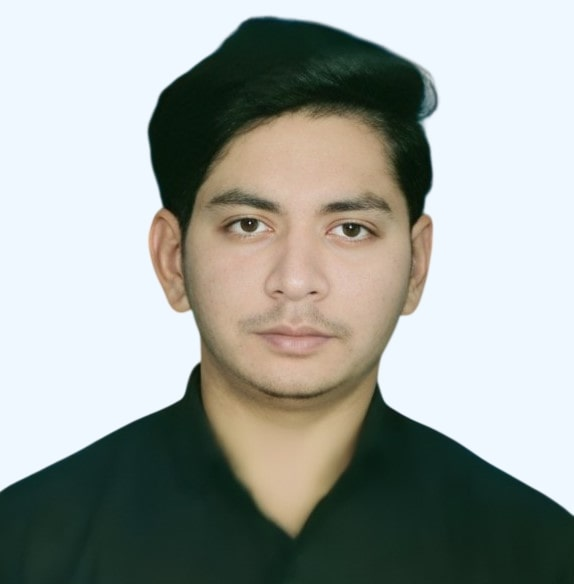
#> input picture input.jpg, 574 x 584 px
$ jupyter execute Assessment.ipynb
#> lines starting #> are read from the running program, lines starting #| are printed output that depends on the picture; after the words box and inside, x2 and y2 are one past the last pixel; in counts of white or black regions, pixels touching at a corner belong together
[cell 1]
import cv2
import numpy as np
import matplotlib.pyplot as plt

[cell 2]
img = cv2.imread("input.jpg")
#> img is the input picture: shape (584, 574, 3); mean B, G, R 157.7, 163.3, 157.9

if img is None:
    raise RuntimeError("input.jpg not found. Please place the image in the same folder.")

img_rgb = cv2.cvtColor(img, cv2.COLOR_BGR2RGB)

[cell 3]
mask = np.zeros(img.shape[:2], np.uint8)

bgdModel = np.zeros((1, 65), np.float64)
fgdModel = np.zeros((1, 65), np.float64)

h, w = img.shape[:2]
#> h = 584; w = 574
rect = (int(w * 0.15), int(h * 0.05), int(w * 0.7), int(h * 0.9))
#> rect = (86, 29, 401, 525)

cv2.grabCut(img, mask, rect, bgdModel, fgdModel, 5, cv2.GC_INIT_WITH_RECT)

seg_mask = np.where((mask == 2) | (mask == 0), 0, 1).astype("uint8")

[cell 4]
hair_region = np.zeros_like(seg_mask)
hair_region[:int(h * 0.45), :] = 1  # top 45%

hair_mask = seg_mask * hair_region

[cell 5]
gray = cv2.cvtColor(img, cv2.COLOR_BGR2GRAY)
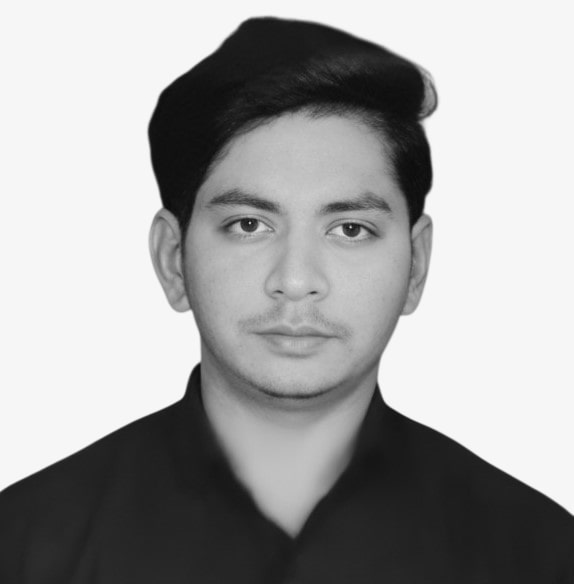
#> gray: shape (584, 574); min 10, max 253, mean 161
_, dark_mask = cv2.threshold(gray, 120, 255, cv2.THRESH_BINARY_INV)
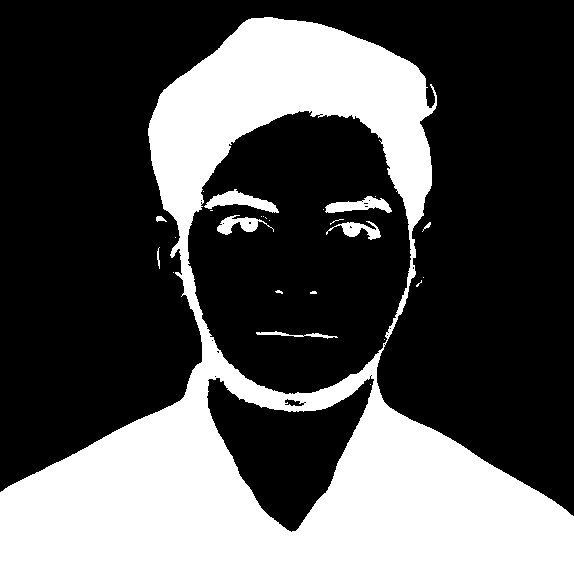
#> dark_mask: shape (584, 574); 34% white; 26 white regions (17 under 20 px), largest, box (x1, y1, x2, y2) and area: (0, 17, 574, 584) 111179, (204, 189, 279, 213) 768, (325, 196, 392, 213) 620
dark_mask = dark_mask // 255

hair_mask_refined = hair_mask * dark_mask
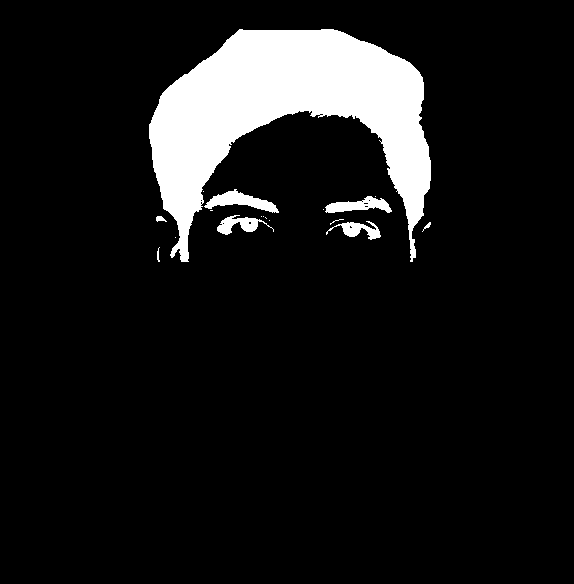
#> hair_mask_refined: shape (584, 574); values 0 (black) and 1 (white), 9.6% white; 18 white regions (10 under 20 px), largest, box (x1, y1, x2, y2) and area: (149, 29, 431, 262) 29896, (204, 189, 279, 213) 768, (325, 196, 392, 213) 620

[cell 6]
output = img.copy()

hair_color = np.zeros_like(img)
hair_color[:] = (60, 40, 20)  # brown tone (BGR)

alpha = 0.6

for c in range(3):
    output[:, :, c] = np.where(
        hair_mask_refined == 1,
        output[:, :, c] * (1 - alpha) + hair_color[:, :, c] * alpha,
        output[:, :, c]
    )
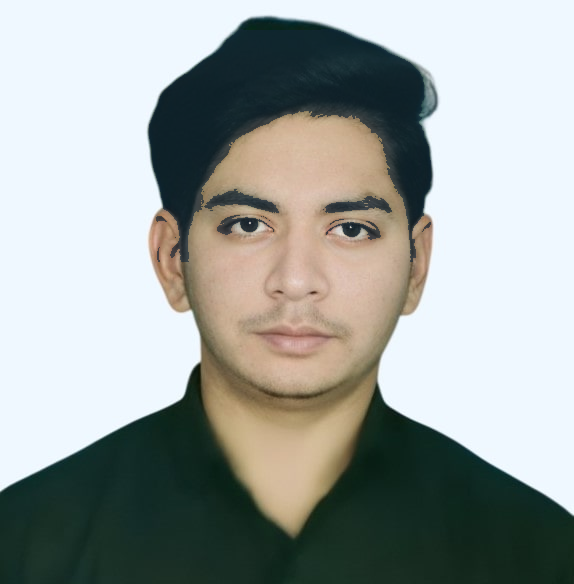
#> output: shape (584, 574, 3); 9.65% of pixels changed, all inside (x1, y1, x2, y2) = (149, 29, 431, 262)

[cell 7]
cv2.imwrite("output.jpg", output)
#> Out = True

[cell 8]
plt.figure(figsize=(10, 5))

plt.subplot(1, 2, 1)
plt.imshow(img_rgb)
plt.title("Input Image")
plt.axis("off")

plt.subplot(1, 2, 2)
plt.imshow(cv2.cvtColor(output, cv2.COLOR_BGR2RGB))
plt.title("Output – Hair Modified")
plt.axis("off")

plt.show()
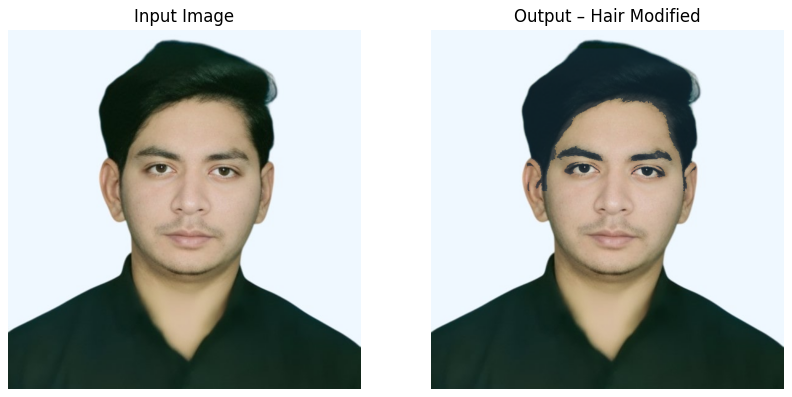
#> figure drawn by matplotlib, 2 panels

print("Output saved as output.jpg")

[cell 9]
hair_colors = {
    "brown": (60, 40, 20),
    "black": (20, 20, 20),
    "red": (40, 40, 160),
    "green": (40, 120, 40),
    "blue": (160, 40, 40)
}

alpha = 0.6

outputs = {}

for color_name, color_bgr in hair_colors.items():
    temp = img.copy()
    hair_color = np.zeros_like(img)
    hair_color[:] = color_bgr

    for c in range(3):
        temp[:, :, c] = np.where(
            hair_mask_refined == 1,
            temp[:, :, c] * (1 - alpha) + hair_color[:, :, c] * alpha,
            temp[:, :, c]
        )

    outputs[color_name] = temp
    cv2.imwrite(f"output_{color_name}.jpg", temp)
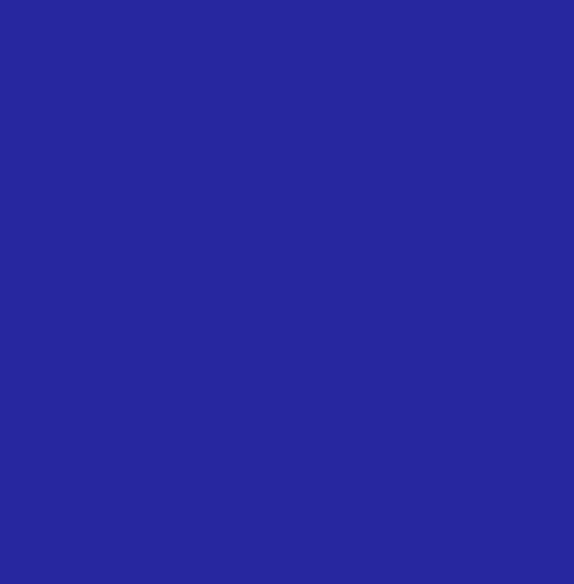
#> hair_color: shape (584, 574, 3); mean B, G, R 160, 40, 40
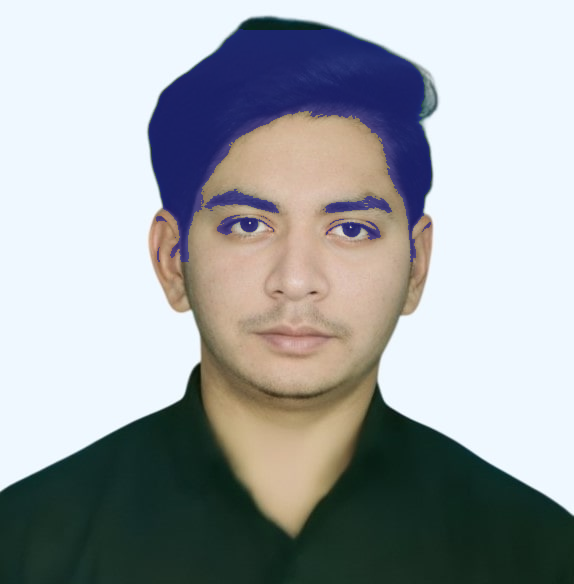
#> temp: shape (584, 574, 3); mean B, G, R 165.3, 163.2, 158.5
#> after the loop, outputs = 5 items

[cell 10]
plt.figure(figsize=(15, 6))

plt.subplot(1, len(outputs) + 1, 1)
plt.imshow(img_rgb)
plt.title("Original")
plt.axis("off")

for i, (name, image) in enumerate(outputs.items(), start=2):
    plt.subplot(1, len(outputs) + 1, i)
    plt.imshow(cv2.cvtColor(image, cv2.COLOR_BGR2RGB))
    plt.title(name.capitalize())
    plt.axis("off")
#> this loop made 5 passes
#> name on passes 1 to 5: 'brown', 'black', 'red', 'green', 'blue'

plt.show()
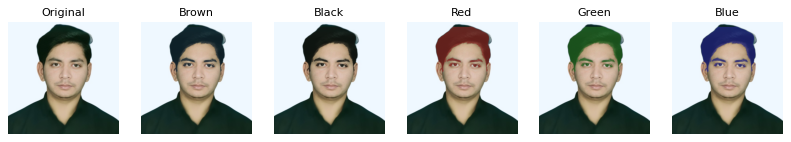
#> figure drawn by matplotlib, 6 panels
